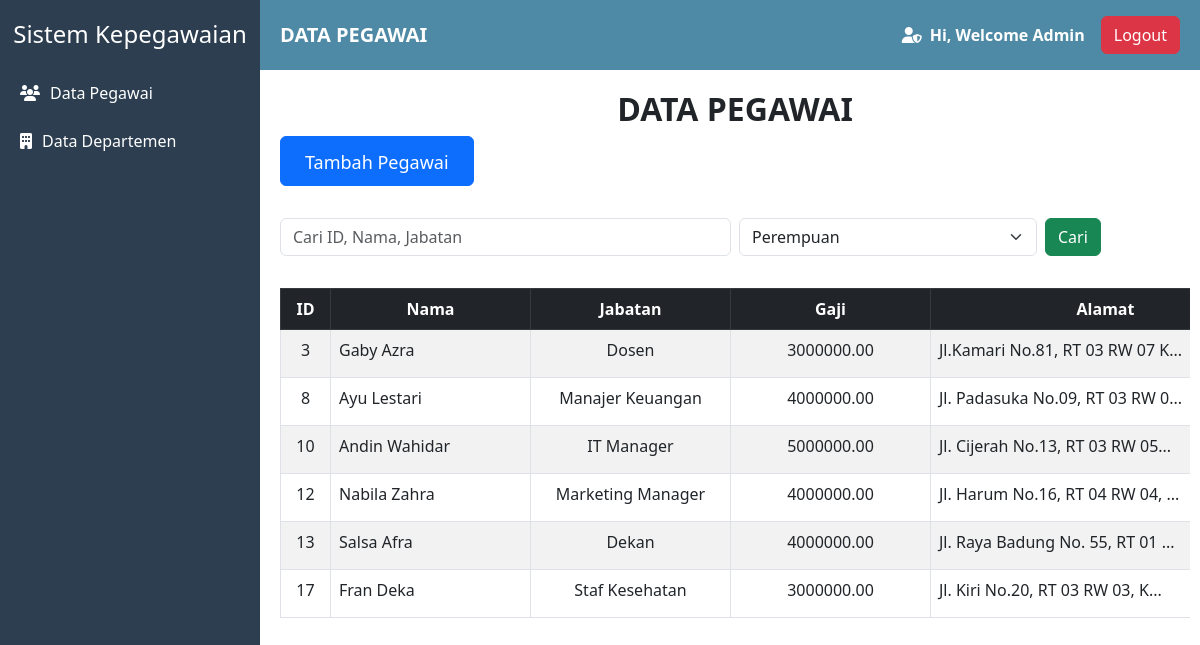
Page /index.php?jenis_kelamin=P (signed in) on the committed database.
### tables this page shows
CREATE TABLE `pegawai` (
  `id` int(11) NOT NULL,
  `nama` varchar(100) NOT NULL,
  `jabatan` varchar(50) NOT NULL,
  `gaji` decimal(10,2) NOT NULL,
  `alamat` text NOT NULL,
  `email` varchar(100) NOT NULL,
  `jenis_kelamin` enum('L','P') NOT NULL,
  `jabatan_id` int(11) NOT NULL
);

### index.php (the view, shortened to what this page needs)
<?php
require 'db_connection.php';
$conn = new mysqli($host, $username, $password, $dbname);
$sql = "SELECT * FROM pegawai WHERE 1=1";
$params = [];
$types = "";
if (!empty($_GET['jenis_kelamin'])) {
    $jenis_kelamin = $_GET['jenis_kelamin'];
    $sql .= " AND jenis_kelamin = ?";
    array_push($params, $jenis_kelamin);
    $types .= "s";
}
$stmt = $conn->prepare($sql);
if ($types) {
    $stmt->bind_param($types, ...$params);
}
$stmt->execute();
$result = $stmt->get_result();
?>
<!DOCTYPE html>
<html lang="id">
<head>
    <link href="https://cdn.jsdelivr.net/npm/bootstrap@5.3.0/dist/css/bootstrap.min.css" rel="stylesheet">
    <link href="https://cdnjs.cloudflare.com/ajax/libs/font-awesome/6.4.2/css/all.min.css" rel="stylesheet">
    <link href="css/style.css" rel="stylesheet">
</head>
<body>
    <div class="sidebar">
        <h4>Sistem Kepegawaian</h4>
        <a href="index.php"><i class="fas fa-users"></i> Data Pegawai</a>
        <a href="departemen.php"><i class="fas fa-building"></i> Data Departemen</a>
    </div>
    <nav class="navbar">
        <span class="navbar-brand"><strong>DATA PEGAWAI</strong></span>
        <div class="d-flex align-items-center">
            <i class="fas fa-user-shield me-2"></i>
            <span><strong>Hi, Welcome <?= htmlspecialchars($_SESSION['user'] ?? 'Admin'); ?></strong></span>
            <a href="logout.php" class="btn btn-danger ms-3">Logout</a>
        </div>
    </nav>
    <div class="content">
    <h2 class="text-center"><strong>DATA PEGAWAI</strong></h2>
        <div class="d-flex justify-content-start mb-3">
        <button class="btn btn-primary btn-tambah mb-3"
        style="padding: 12px 24px; min-width: 180px; height: 50px; font-size: 18px;"
        data-bs-toggle="modal"
        data-bs-target="#modalTambah">
        Tambah Pegawai
        </button>
        </div>
        <form method="GET" action="" class="mb-3">
            <div class="row g-2">
                <div class="col-md-6">
                    <input type="text" class="form-control" name="search" placeholder="Cari ID, Nama, Jabatan " value="<?= isset($_GET['search']) ? $_GET['search'] : ''; ?>">
                </div>
                <div class="col-md-4">
                    <select name="jenis_kelamin" class="form-select">
                        <option value="P" <?= (isset($_GET['jenis_kelamin']) && $_GET['jenis_kelamin'] == 'P') ? 'selected' : ''; ?>>Perempuan</option>
                    </select>
                </div>
                <div class="col-md-2">
                    <button type="submit" class="btn btn-success">Cari</button>
                </div>
            </div>
        </form>
        <div class="table-responsive">
        <table class="table table-striped table-bordered mt-3 "style="table-layout: fixed;">
            <thead class="table-dark" align="center">
                <tr>
                    <th>ID</th>
                    <th>Nama</th>
                    <th>Jabatan</th>
                    <th>Gaji</th>
                    <th>Alamat</th>
                </tr>
            </thead>
            <tbody>
                <?php while ($row = $result->fetch_assoc()): ?>
                <tr>
                    <td><?= $row['id'] ?></td>
                    <td><?= $row['nama'] ?></td>
                    <td><?= $row['jabatan'] ?></td>
                    <td><?= $row['gaji'] ?></td>
                    <td class="alamat-col">
                        <span class="tooltip-text" data-tooltip="<?= htmlspecialchars($row['alamat']) ?>">
                            <?= strlen($row['alamat']) > 30 ? substr($row['alamat'], 0, 30) . '...' : $row['alamat'] ?>
                        </span>
                    </td>
                </tr>
                <?php endwhile; ?>
            </tbody>
        </table>
        </div>
    </div>
</body>
</html>

### css/style.css (style rules this page uses)
.table-responsive { overflow-x: auto; }
.table th:nth-child(1), .table td:nth-child(1) { width: 50px; text-align: center; }
.table th:nth-child(4), .table td:nth-child(4) { width: 200px; text-align: center; }
.table th:nth-child(5), .table td:nth-child(5) { width: 350px; white-space: normal; word-wrap: break-word; }
.table th:nth-child(2), .table td:nth-child(2) { width: 200px; }
.table th:nth-child(3), .table td:nth-child(3) { width: 200px; text-align: center; }
.tooltip-text { position: relative; display: inline-block; cursor: pointer; }
.btn { width: auto; }
.sidebar { height: 100vh; width: 260px; position: fixed; top: 0; left: 0; background: #2c3e50; padding-top: 20px; transition: all 0.3s; }
.sidebar h4 { text-align: center; color: white; margin-bottom: 20px; }
.sidebar a { padding: 12px 20px; display: flex; align-items: center; color: white; text-decoration: none; font-size: 16px; transition: 0.3s; }
.sidebar a i { margin-right: 10px; }
.navbar { margin-left: 260px; width: calc(100% - 260px); background: #4e8aa5; padding: 15px 20px; display: flex; justify-content: space-between; align-items: center; color: white; }
.navbar-brand { color: white; }
.content { margin-left: 260px; padding: 20px; }
.content { width: calc(100% - 250px); }
.table { width: 100%; table-layout: fixed; white-space: nowrap; }

### rows in the picture
pegawai: id "3", nama "Gaby Azra", jabatan "Dosen", gaji "3000000.00", alamat "Jl.Kamari No.81, RT 03 RW 07 K"
pegawai: id "8", nama "Ayu Lestari", jabatan "Manajer Keuangan", gaji "4000000.00", alamat "Jl. Padasuka No.09, RT 03 RW 0"
pegawai: id "10", nama "Andin Wahidar", jabatan "IT Manager", gaji "5000000.00", alamat "Jl. Cijerah No.13, RT 03 RW 05"
pegawai: id "12", nama "Nabila Zahra", jabatan "Marketing Manager", gaji "4000000.00", alamat "Jl. Harum No.16, RT 04 RW 04,"
pegawai: id "13", nama "Salsa Afra", jabatan "Dekan", gaji "4000000.00", alamat "Jl. Raya Badung No. 55, RT 01"
pegawai: id "17", nama "Fran Deka", jabatan "Staf Kesehatan", gaji "3000000.00", alamat "Jl. Kiri No.20, RT 03 RW 03, K"

### other values in the picture
$_SESSION['user'] "Admin"
